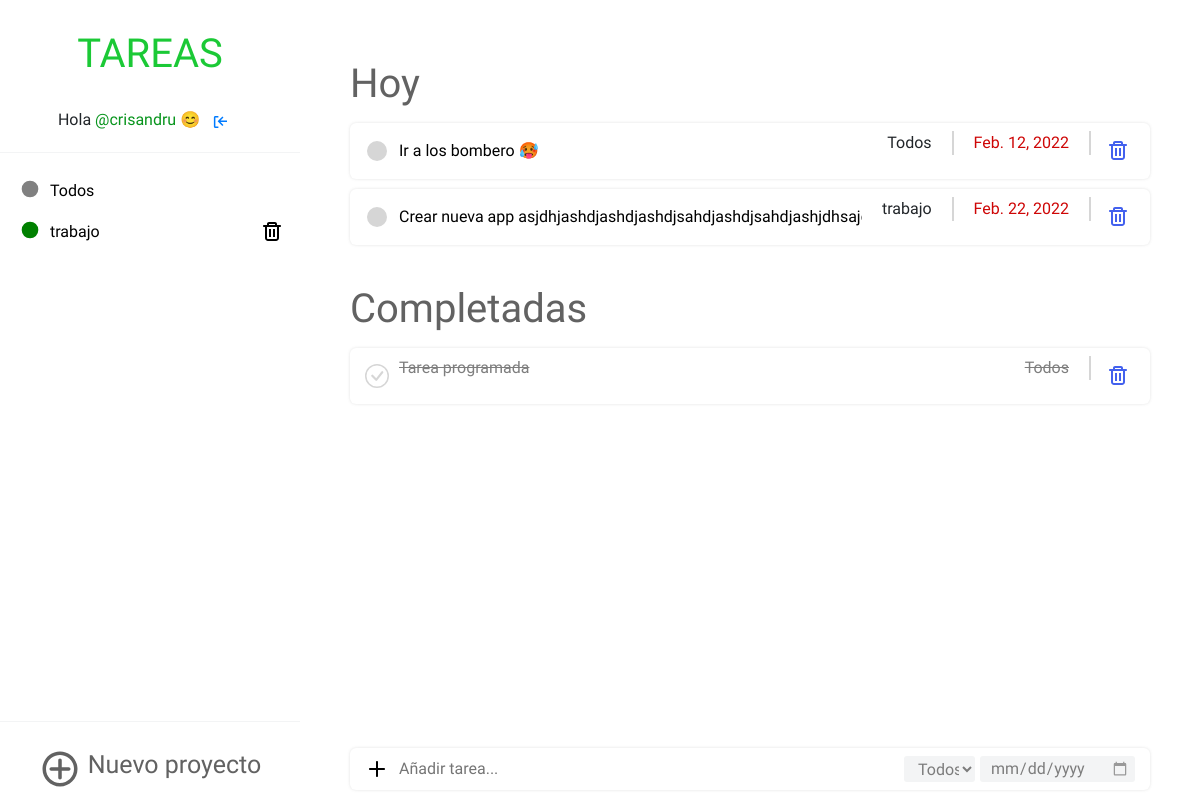
Page / (signed in) on the earlier database version.
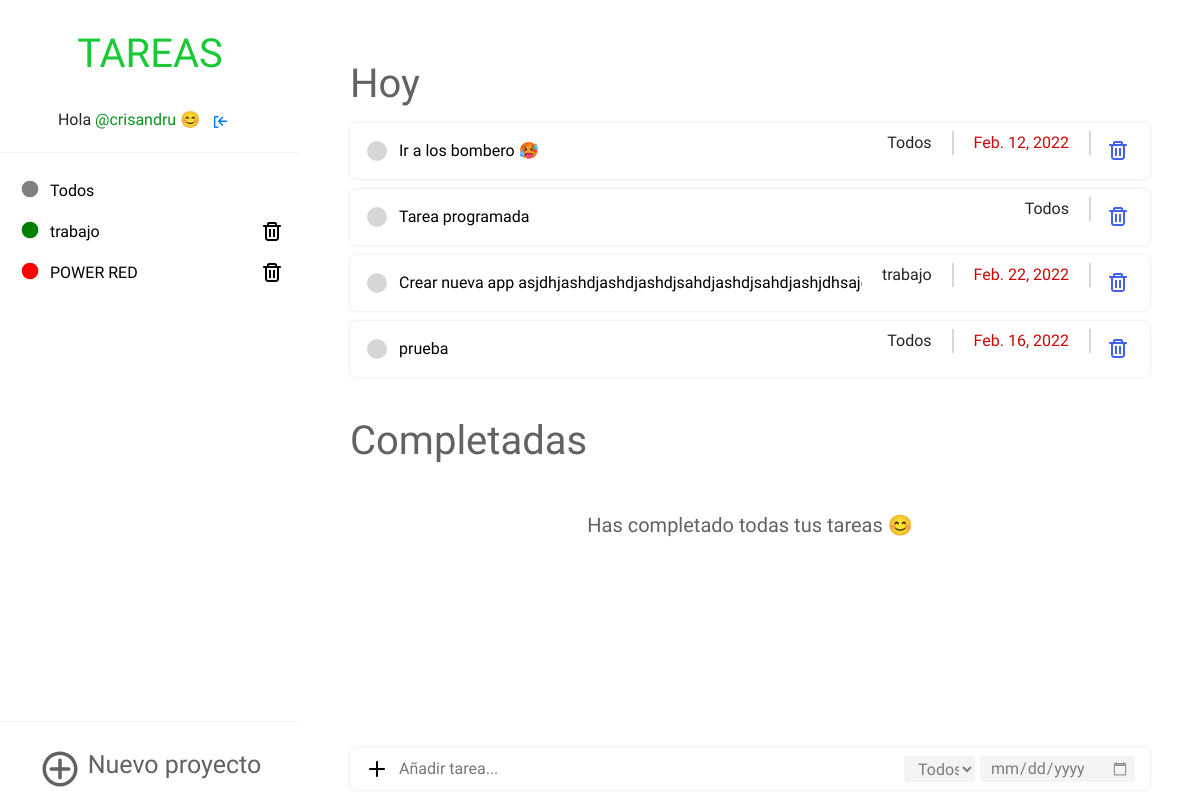
Same page on the later database version.
### appToDo/models.py (models this page shows, shortened)
class Proyecto(models.Model):
    COLORES= [
    ('red', 'red'),
    ('blue', 'blue'),
    ('green', 'green'),
    ('orange', 'orange'),
    ('gray', 'gray')
    ]
    titulo_proyecto = models.CharField(max_length=20, null=False)
    propietario = models.ForeignKey(settings.AUTH_USER_MODEL, on_delete=models.CASCADE, null=True)
    color = models.CharField(choices=COLORES, default=None, max_length=20)
    def __str__(self):
        return self.titulo_proyecto

class Tarea(models.Model):
    propietario = models.ForeignKey(settings.AUTH_USER_MODEL, on_delete=models.CASCADE, null=False, blank=False)
    titulo_tarea = models.CharField(max_length=80, null=False, blank=False)
    fecha_creacion = models.DateTimeField(default=timezone.now)
    fecha_vencimiento = models.DateField(blank=True, null=True, validators=[MinValueValidator(datetime.date.today)])
    completado = models.BooleanField(default=False)
    titulo_proyecto = models.ForeignKey(Proyecto,
                                        on_delete=models.CASCADE,
                                        null=False, # No puede ser nulo.
                                        blank=False,# No debe almacenar valores vacios.
                                        default='Todos')

### appToDo/views.py (the view)
# urls.py: path('', login_required(views.index), name='inicio'),
def index(request):
    todos_los_proyectos = Proyecto.objects.filter(propietario=request.user)
    todas_las_tareas_hoy = Tarea.objects.filter(completado=False, propietario=request.user).order_by('id')
    tareas_completadas = Tarea.objects.filter(completado=True, propietario=request.user)
    form_nueva_tarea = nueva_tarea_general(request)
    form_nuevo_proyecto = nuevoProyecto(request)
    fecha_actual = datetime.date.today
    nueva_tarea = actualizar_tarea(request)
    return render(request, 'appToDo/listado_tareas.html', {'proyectos':todos_los_proyectos, 'tareas_hoy':todas_las_tareas_hoy, 'tareas_completadas':tareas_completadas, 'form_tarea':form_nueva_tarea, 'form_proyecto':form_nuevo_proyecto, 'fecha_actual':fecha_actual, 'nueva_tarea':nueva_tarea})

### appToDo/forms.py
class tareaFormGeneral(forms.ModelForm):
    def __init__(self,usuario,*args,**kwargs):
        super (tareaFormGeneral,self ).__init__(*args,**kwargs) # populates the post
        self.fields['titulo_proyecto'].queryset = Proyecto.objects.filter(propietario=usuario)
    class Meta:
        model = Tarea
        fields = ('titulo_tarea', 'fecha_vencimiento', 'titulo_proyecto')
        widgets = {
            'fecha_vencimiento': DateInput(attrs={
                'type': 'date',
                'class': 'input-fecha-vencimiento',
                }
            ),
            'titulo_tarea': forms.TextInput(
                attrs={
                    'class': 'input-agregar-tarea',
                    'placeholder':'Añadir tarea...',
                }
            ),
            'titulo_proyecto': forms.Select(
                attrs={
                    'class': 'input-seleccion-proyecto',
                }
            ),
        }

### appToDo/views.py (called while the page is built)
def actualizar_tarea(request):
    id = request.POST.get('id')
    titulo = request.POST.get('titulo')
    if titulo != '':
        nuevo = Tarea.objects.filter(pk=id).update(titulo_tarea=titulo)
    else:
        nuevo = Tarea()
    return nuevo

### appToDo/templates/appToDo/listado_tareas.html (shortened to what the changed rows need)
{% extends 'appToDo/base.html' %}
{% block listado_proyectos%}
{%for proyecto in proyectos %}
<div class="listado">
    <div class="sidebar-proyecto-titulo">
        {% if proyecto.titulo_proyecto == 'Todos' %}
        <a href="{% url 'inicio' %}" class="disable-select proyecto-titulo-sidebar">
            <div class="contenedor-proyectos">
                <svg version="1.1" xmlns="http://www.w3.org/2000/svg" width="20" height="20" viewBox="0 0 120 120">
                    <circle cx="60" cy="60" r="50" fill="{{ proyecto.color }}" />
                </svg>
                <li>{{ proyecto.titulo_proyecto }}</li>
            </div>
        </a>
        {% else %}
        <a href="{% url 'proyecto_seleccionado' proyecto=proyecto.titulo_proyecto %}"
            class="disable-select proyecto-titulo-sidebar">
            <div class="contenedor-proyectos">
                <svg version="1.1" xmlns="http://www.w3.org/2000/svg" width="20" height="20" viewBox="0 0 120 120">
                    <circle cx="60" cy="60" r="50" fill="{{ proyecto.color }}" />
                </svg>
                <li>{{ proyecto.titulo_proyecto }}</li>
            </div>
        </a>
        {% endif %}
    </div>
    <div class="sidebar-proyecto-eliminar">
        {% if proyecto.titulo_proyecto != 'Todos' %}
            <a href="{% url 'borrar_proyecto' pk=proyecto.pk %}" class="eliminar-proyecto">
            </a>
        {% endif %}
    </div>
</div>
{% endfor %}
{% endblock %}
{% block listado_tareas_hoy %}
<h1 class="titulo-principal-tareas">Hoy</h1>
{% if not tareas_hoy %}
<div class="no-hay-tareas">
    <p>No has agregado tareas &#128543;</p>
</div>
{% else %}
{% for tarea in tareas_hoy %}
<div class="contenedor-tareas
    {% if fecha_actual < tarea.fecha_vencimiento %}
        verde
    {% elif fecha_actual == tarea.fecha_vencimiento %}
        naranjo
    {% else %}
        rojo
    {% endif %}
    ">
    <div class="titulo-boton-tarea">
        <a href="{% url 'completar_tarea' pk=tarea.pk %}"><svg version="1.1" xmlns="http://www.w3.org/2000/svg"
                width="24" height="24" viewBox="0 0 120 120">
                <circle cx="60" cy="60" r="50" fill="#d6d6d6" />
            </svg></a>
        <form method="POST" class="formulario-editor">
            <input class="editar-tarea-hoy" name="titulo" type="text" value="{{ tarea.titulo_tarea }}" autocomplete="off">
        </form>
    </div>
    <div class="tipo-fecha-tarea">
        {% if tarea.fecha_vencimiento %}
        <p class="tipo-proyecto">{{ tarea.titulo_proyecto }}</p>
            {% if fecha_actual < tarea.fecha_vencimiento %}
                <p class="fecha-vencimiento aun-queda">{{ tarea.fecha_vencimiento }}</p>
            {% elif fecha_actual == tarea.fecha_vencimiento %}
                <p class="fecha-vencimiento vence-hoy">{{ tarea.fecha_vencimiento }}</p>
            {% else %}
                <p class="fecha-vencimiento vencido">{{ tarea.fecha_vencimiento }}</p>
            {% endif %}
        {% else %}
            <p class="tipo-proyecto sin-fecha">{{ tarea.titulo_proyecto }}</p>
        {% endif %}
            <a href="{% url 'borrar_tarea' pk=tarea.pk %}" class="delete">
            </a>
    </div>
</div>
{% endfor %}
{% endif %}
{% endblock %}
{% block listado_tareas_completadas %}
<h1 class="titulo-principal-tareas">Completadas</h1>
{% if not tareas_completadas %}
<div class="no-hay-tareas">
    <p>Has completado todas tus tareas &#128522;</p>
</div>
{% else %}
{% for tarea in tareas_completadas %}
<div class="contenedor-tareas">
    <div class="titulo-boton-tarea">
        <a href="{% url 'descompletar_tarea' pk=tarea.pk %}"></a>
        <p class="tarea-completada">{{ tarea.titulo_tarea }}</p>
    </div>
    <div class="tipo-fecha-tarea">
        {% if tarea.fecha_vencimiento %}
        <p class="tipo-proyecto tipo-proyecto-completo">{{ tarea.titulo_proyecto }}</p>
        <p class="fecha-vencimiento fecha-completa">{{ tarea.fecha_vencimiento }}</p>
        {% else %}
        <p class="tipo-proyecto sin-fecha fecha-completa">{{ tarea.titulo_proyecto }}</p>
        {% endif %}
        <a href="{% url 'borrar_tarea' pk=tarea.pk %}" class="delete">
        </a>
    </div>
</div>
{% endfor %}
{% endif %}
{% endblock %}
{% block agregar_tarea_general %}
<div class="contenedor-tareas">
    <form method="POST" class="formulario-tarea">
        <div class="tipo-vencimiento-tarea">
            {{ form_tarea.titulo_proyecto }}
            {{ form_tarea.fecha_vencimiento }}
        </div>
    </form>
</div>
{% endblock %}

Differences in the rows shown:
added Proyecto: titulo_proyecto "POWER RED"
changed Tarea "Tarea programada": moves from the list under "Completadas" to the list under "Hoy"
added Tarea: titulo "prueba", titulo_proyecto "Todos", fecha_vencimiento "Feb. 16, 2022", shown under "Hoy"
Other differences:
text now shown: "Has completado todas tus tareas 😊"
